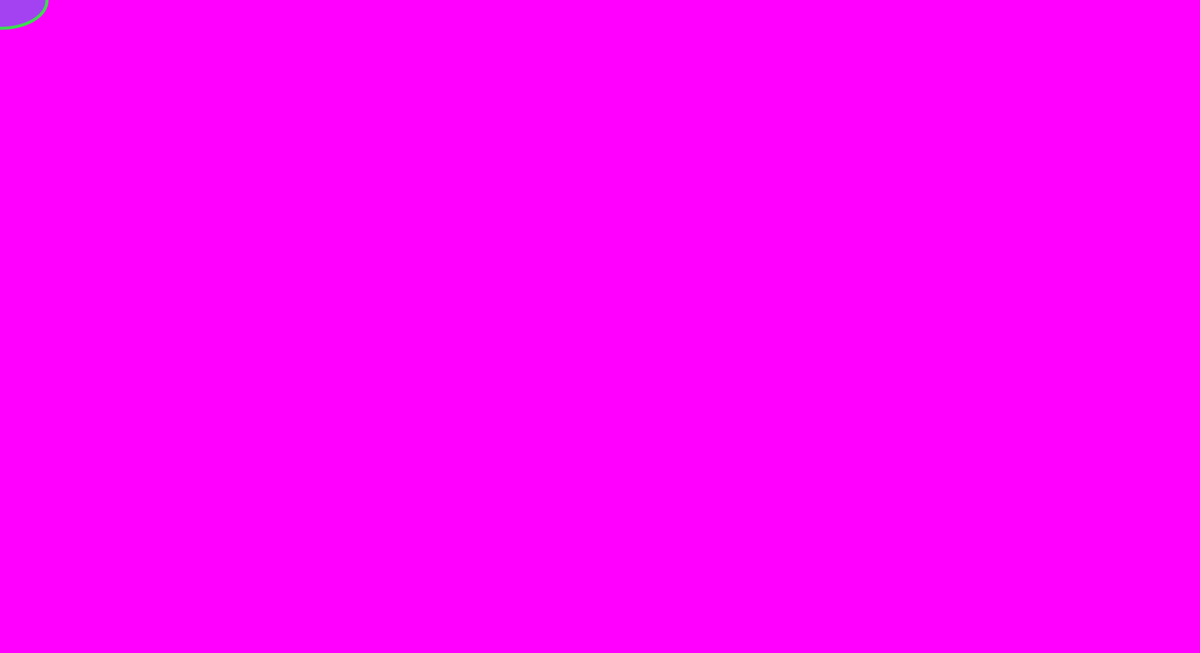
Frame 1 (no input)
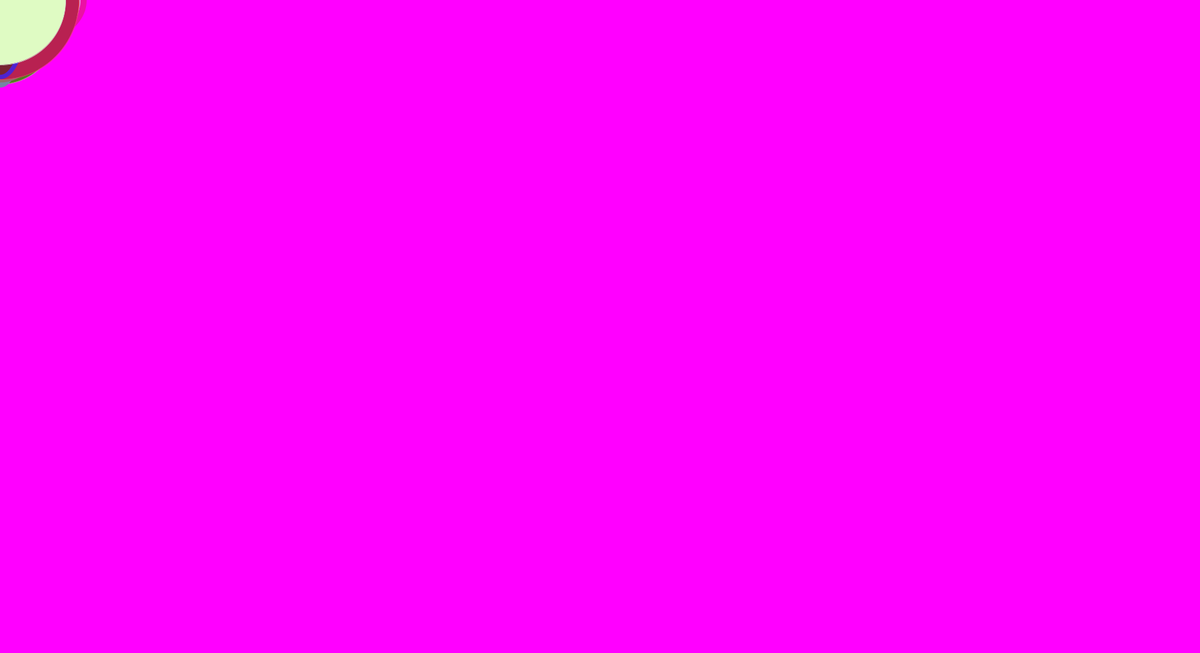
Frame 60 (the mouse pressed at the canvas centre just before this capture)
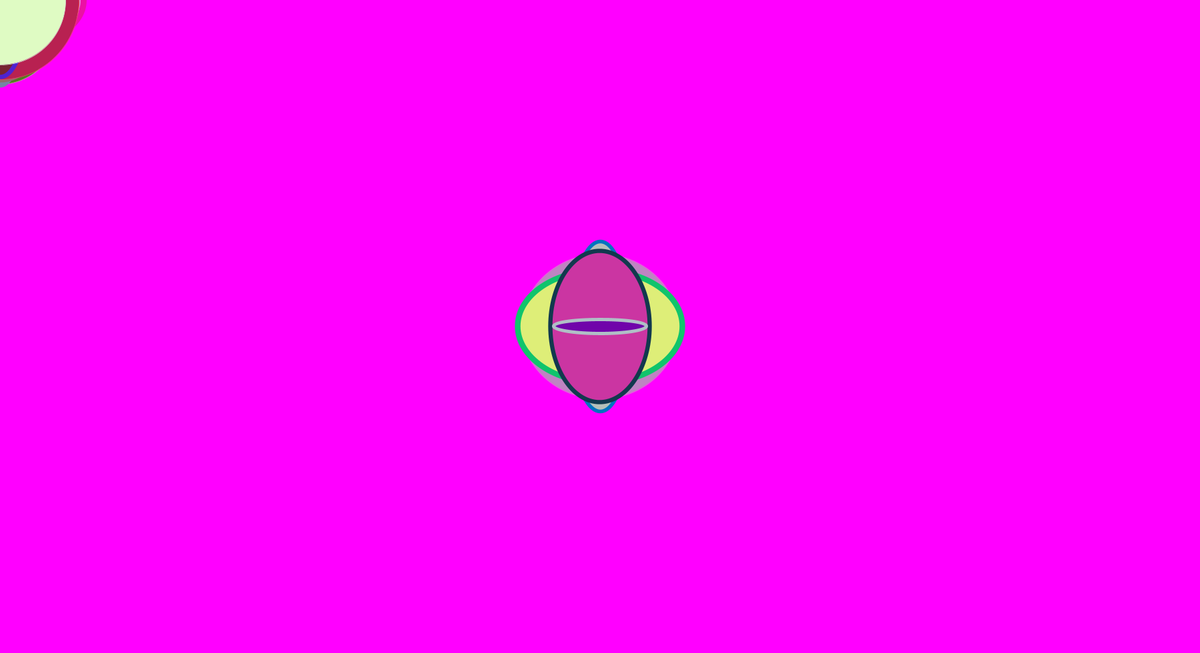
Frame 120 (the mouse held since frame 60 and released just before this capture)

The Processing sketch that drew these frames (run headless with seeded random() and noise(); from frame 60 on, the mouse is pressed at the canvas centre):

// Processing sketch: processing_17457
// ── processing_17457.pde

void setup() {
  size(1800,980);
  background(255,0,255);
}
void draw() {
  fill(random(255), random(255), random(255));
  stroke(random(255), random(255), random(255));
  strokeWeight(random(10));
  ellipse(mouseX, mouseY, random(255), random(255));
}  
void mousePressed() {
  background(random(255), random(255), random(255));
}                
